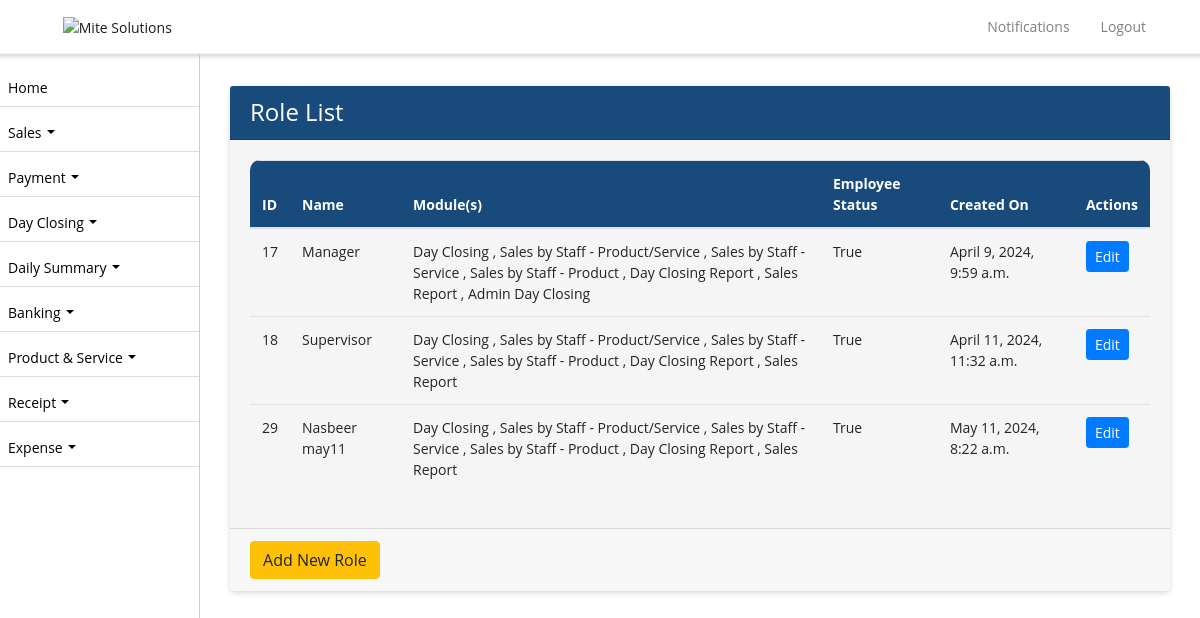
Page /role/ (signed in) on the committed database.
### ezshopapp/models.py (models this page shows, shortened)
class Role(models.Model):
    name = models.CharField(max_length=255)
    modules = models.ManyToManyField(Module, default=None)
    business_profile = models.ForeignKey(BusinessProfile, on_delete=models.CASCADE, default=None, null=True)
    is_employee = models.BooleanField(default=True)
    created_on = models.DateTimeField(auto_now_add=True, null=True)

class Module(models.Model):
    URL_CHOICES = [
        ('/sale/dayclosing/', 'Day Closing'),
        ('/dayclosing/admin/', 'Admin Day Closing'),
        ('/sale/sales-by-staff-item-service/', 'Sales by Staff - Product/Service'),
        ('/sale/sales-by-staff-service/', 'Sales by Staff - Service'),
        ('/sale/sales-by-staff-item/', 'Sales by Staff - Product'),
        ('/sale/day-closing-report/', 'Day Closing Report'),
        ('/sale/sales-report/', 'Sales Report'),
    ]
    URL_NAMES = [
        ('Day Closing', '/sale/dayclosing/'),
        ('Admin Day Closing', '/dayclosing/admin/'),
        ('Sales by Staff - Product/Service', '/sale/sales-by-staff-item-service/'),
        ('Sales by Staff - Service', '/sale/sales-by-staff-service/'),
        ('Sales by Staff - Product', '/sale/sales-by-staff-item/'),
        ('Day Closing Report', '/sale/day-closing-report/'),
        ('Sales Report', '/sale/sales-report/'),
    ]
    url = models.CharField(max_length=150, choices=URL_CHOICES, null=True, verbose_name='Page Name')
    name = models.CharField(max_length=50, choices=URL_NAMES, null=True, verbose_name='Page URL')
    created_on = models.DateTimeField(auto_now_add=True, null=True)

### ezshopapp/views.py (the view)
# urls.py: path('role/', RoleListView.as_view(), name='role_list'),
class RoleListView(ListView):
    model = Role
    template_name = 'role_list.html'
    context_object_name = 'roles'  # Rename object_list to roles in the template
    def get_queryset(self):
        business_profile = self.get_business_profile()
        return Role.objects.filter(business_profile=business_profile)
    def get_business_profile(self):
        try:
            try:
                shop_admin = ShopAdmin.objects.get(user=self.request.user)
            except ShopAdmin.DoesNotExist:
                return redirect('login')
            shop = shop_admin.shop
            business_profile = BusinessProfile.objects.get(name=shop.name)
            return business_profile
        except (ShopAdmin.DoesNotExist, BusinessProfile.DoesNotExist):
            return None

### ezshopapp/templates/role_list.html (shortened to what this page needs)
{% extends 'base.html' %}
{% block content %}
<div class="container">
  <div class="card">
    <div class="card-header">
      <h4 class="mb-0 text-white">Role List</h4>
    </div>
    <div class="card-body">
  <div class="table-responsive">
    <table class="table">
      <thead>
        <tr>
          <th>ID</th>
          <th>Name</th>
          <th>Module(s)</th>
          <th>Employee Status</th>
          <th>Created On</th>
          <th>Actions</th>
        </tr>
      </thead>
      <tbody>
        {% for role in roles %}
          <tr>
            <td>{{ role.id }}</td>
            <td>{{ role.name }}</td>
            <td width="420px">
              {% for module in role.modules.all %}
                {{ module.name }}
                {% if not forloop.last %}, {% endif %}
              {% endfor %}
            </td>
            <td>{{ role.is_employee }}</td>
            <td>{{ role.created_on }}</td>
            <td>
              <a href="{% url 'update_role' role.pk %}" class="btn btn-primary btn-sm">Edit</a>
            </td>
          </tr>
        {% endfor %}
      </tbody>
    </table>
  </div>
</div>
<div class="card-footer">
  <div class="form-group mb-0">
    <a href="/role/create/"><button class="btn btn-warning" type="button">Add New Role</button></a>
  </div>
</div>
</div>
</div>
{% endblock %}

### ezshopapp/templates/base.html (style rules this page uses)
body, p, h1, h2, h3, h4, h5, h6, a, li, label, input, div, span, small { font-family: "Open Sans", sans-serif !important; }
button:focus, button { outline: none !important; border: none; }
body, p, a, li, li>a { font-size:14px !important; }
h4 { color: #fff !important; }
body { padding-top: 56px; background-color: #ffffff !important; }
table thead { border-radius: 5px !important; }
table thead th { vertical-align: bottom; border-bottom: 2px solid #dee2e6; background-color: #184b7c !important; color: #fff !important; }
tbody { border-bottom: 0px !important; background-color: #f5f5f5 !important; }
tbody>tr>td { background-color: #f5f5f5 !important; }
table { border:1px !important; }
div>.table-responsive, table, table>thead { border-radius: 10px !important; }
.card { border:0px !important; margin-top:15px; margin-bottom:15px; box-shadow: 0px 2px 6px -1px #ccc; }
.card-body { background-color: #f5f5f5 !important; }
.card-header { background-color: #184b7c !important; color:#fff !important; }
.btn-primary { --bs-btn-color: #fff; --bs-btn-bg: #00B69B; --bs-btn-border-color: #00B69B; --bs-btn-hover-color: #000; --bs-btn-hover-bg: #26c1aa; --bs-btn-hover-border-color: #1abda5; --bs-btn-focus-shadow-rgb: 0, 155, 132; --bs-btn-active-color: #000; --bs-btn-active-bg: #33c5af; --bs-btn-active-border-color: #1abda5; --bs-btn-active-shadow: inset 0 3px 5px rgba(0, 0, 0, 0.125); --bs-btn-disabled-color: #000; --bs-btn-disabled-bg: #00B69B; --bs-btn-disabled-border-color: #00B69B; }

### rows in the picture
Role: id "17", name "Manager", is_employee "True", created_on "April 9, 2024, 9:59 a.m."
Module: name "Day Closing"
Module: name "Sales by Staff - Product/Service"
Module: name "Sales by Staff - Service"
Module: name "Sales by Staff - Product"
Module: name "Day Closing Report"
Module: name "Sales Report"
Module: name "Admin Day Closing"
Role: id "18", name "Supervisor", is_employee "True", created_on "April 11, 2024, 11:32 a.m."
Role: id "29", name "Nasbeer may11", is_employee "True", created_on "May 11, 2024, 8:22 a.m."
